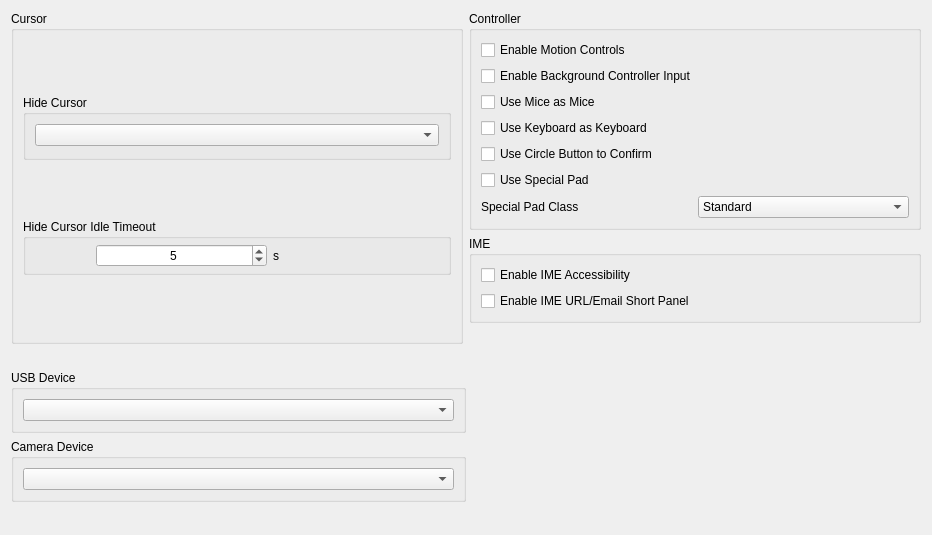
      <widget class="QWidget" name="inputTabContents">
       <property name="geometry">
        <rect>
         <x>0</x>
         <y>0</y>
         <width>932</width>
         <height>535</height>
        </rect>
       </property>
       <layout class="QVBoxLayout" name="inputTabVLayout" stretch="0,0">
        <item>
         <layout class="QVBoxLayout" name="inputTabLayout">
          <item>
           <layout class="QHBoxLayout" name="inputTabHLayoutTop" stretch="1,1">
            <item>
             <layout class="QVBoxLayout" name="cursorTabLayoutLeft">
              <property name="spacing">
               <number>6</number>
              </property>
              <property name="bottomMargin">
               <number>0</number>
              </property>
              <item>
               <widget class="QGroupBox" name="cursorGroupBox">
                <property name="title">
                 <string>Cursor</string>
                </property>
                <layout class="QGridLayout" name="gridLayout_2">
                 <property name="topMargin">
                  <number>11</number>
                 </property>
                 <property name="bottomMargin">
                  <number>11</number>
                 </property>
                 <item row="0" column="0">
                  <widget class="QGroupBox" name="hideCursorGroupBox">
                   <property name="enabled">
                    <bool>true</bool>
                   </property>
                   <property name="sizePolicy">
                    <sizepolicy hsizetype="Preferred" vsizetype="Fixed">
                     <horstretch>0</horstretch>
                     <verstretch>0</verstretch>
                    </sizepolicy>
                   </property>
                   <property name="title">
                    <string>Hide Cursor</string>
                   </property>
                   <layout class="QVBoxLayout" name="hideCursorLayout">
                    <property name="spacing">
                     <number>7</number>
                    </property>
                    <property name="bottomMargin">
                     <number>11</number>
                    </property>
                    <item>
                     <widget class="QComboBox" name="hideCursorComboBox"/>
                    </item>
                   </layout>
                  </widget>
                 </item>
                 <item row="1" column="0">
                  <widget class="QGroupBox" name="idleTimeoutGroupBox">
                   <property name="enabled">
                    <bool>true</bool>
                   </property>
                   <property name="sizePolicy">
                    <sizepolicy hsizetype="Preferred" vsizetype="Fixed">
                     <horstretch>0</horstretch>
                     <verstretch>0</verstretch>
                    </sizepolicy>
                   </property>
                   <property name="minimumSize">
                    <size>
                     <width>0</width>
                     <height>0</height>
                    </size>
                   </property>
                   <property name="title">
                    <string>Hide Cursor Idle Timeout</string>
                   </property>
                   <property name="alignment">
                    <set>Qt::AlignmentFlag::AlignLeading|Qt::AlignmentFlag::AlignLeft|Qt::AlignmentFlag::AlignTop</set>
                   </property>
                   <property name="flat">
                    <bool>false</bool>
                   </property>
                   <layout class="QHBoxLayout" name="IdleTimeoutLayout" stretch="0,0">
                    <property name="spacing">
                     <number>6</number>
                    </property>
                    <property name="leftMargin">
                     <number>70</number>
                    </property>
                    <property name="topMargin">
                     <number>5</number>
                    </property>
                    <property name="rightMargin">
                     <number>5</number>
                    </property>
                    <property name="bottomMargin">
                     <number>5</number>
                    </property>
                    <item>
                     <widget class="QSpinBox" name="idleTimeoutSpinBox">
                      <property name="enabled">
                       <bool>true</bool>
                      </property>
                      <property name="sizePolicy">
                       <sizepolicy hsizetype="Minimum" vsizetype="Fixed">
                        <horstretch>0</horstretch>
                        <verstretch>0</verstretch>
                       </sizepolicy>
                      </property>
                      <property name="minimumSize">
                       <size>
                        <width>0</width>
                        <height>0</height>
                       </size>
                      </property>
                      <property name="maximumSize">
                       <size>
                        <width>16777215</width>
                        <height>16777215</height>
                       </size>
                      </property>
                      <property name="layoutDirection">
                       <enum>Qt::LayoutDirection::LeftToRight</enum>
                      </property>
                      <property name="wrapping">
                       <bool>false</bool>
                      </property>
                      <property name="alignment">
                       <set>Qt::AlignmentFlag::AlignCenter</set>
                      </property>
                      <property name="buttonSymbols">
                       <enum>QAbstractSpinBox::ButtonSymbols::UpDownArrows</enum>
                      </property>
                      <property name="suffix">
                       <string notr="true"/>
                      </property>
                      <property name="maximum">
                       <number>3600</number>
                      </property>
                      <property name="value">
                       <number>5</number>
                      </property>
                      <property name="displayIntegerBase">
                       <number>10</number>
                      </property>
                     </widget>
                    </item>
                    <item>
                     <widget class="QLabel" name="idleTimeoutDurationLabel">
                      <property name="text">
                       <string>s</string>
                      </property>
                     </widget>
                    </item>
                   </layout>
                  </widget>
                 </item>
                </layout>
               </widget>
              </item>
             </layout>
            </item>
            <item>
             <layout class="QVBoxLayout" name="ControllerTabLayoutMiddle">
              <item>
               <widget class="QGroupBox" name="ControllerGroupBox">
                <property name="sizePolicy">
                 <sizepolicy hsizetype="MinimumExpanding" vsizetype="Preferred">
                  <horstretch>0</horstretch>
                  <verstretch>0</verstretch>
                 </sizepolicy>
                </property>
                <property name="title">
                 <string>Controller</string>
                </property>
                <property name="alignment">
                 <set>Qt::AlignmentFlag::AlignLeading|Qt::AlignmentFlag::AlignLeft|Qt::AlignmentFlag::AlignTop</set>
                </property>
                <property name="flat">
                 <bool>false</bool>
                </property>
                <layout class="QVBoxLayout" name="ControllerLayout">
                 <property name="spacing">
                  <number>6</number>
                 </property>
                 <property name="topMargin">
                  <number>9</number>
                 </property>
                 <property name="bottomMargin">
                  <number>9</number>
                 </property>
                 <item>
                  <widget class="QCheckBox" name="motionControlsCheckBox">
                   <property name="sizePolicy">
                    <sizepolicy hsizetype="Minimum" vsizetype="Maximum">
                     <horstretch>0</horstretch>
                     <verstretch>0</verstretch>
                    </sizepolicy>
                   </property>
                   <property name="text">
                    <string>Enable Motion Controls</string>
                   </property>
                  </widget>
                 </item>
                 <item>
                  <widget class="QCheckBox" name="backgroundControllerCheckBox">
                   <property name="text">
                    <string>Enable Background Controller Input</string>
                   </property>
                  </widget>
                 </item>
                 <item>
                  <widget class="QCheckBox" name="miceUsedAsMiceCheckBox">
                   <property name="text">
                    <string>Use Mice as Mice</string>
                   </property>
                  </widget>
                 </item>
                 <item>
                  <widget class="QCheckBox" name="keyboardAsKeyboardCheckBox">
                   <property name="text">
                    <string>Use Keyboard as Keyboard</string>
                   </property>
                  </widget>
                 </item>
                 <item>
                  <widget class="QCheckBox" name="circleEnterCheckBox">
                   <property name="text">
                    <string>Use Circle Button to Confirm</string>
                   </property>
                  </widget>
                 </item>
                 <item>
                  <widget class="QCheckBox" name="specialPadCheckBox">
                   <property name="text">
                    <string>Use Special Pad</string>
                   </property>
                  </widget>
                 </item>
                 <item>
                  <layout class="QHBoxLayout" name="specialPadClassLayout">
                   <item>
                    <widget class="QLabel" name="specialPadClassLabel">
                     <property name="text">
                      <string>Special Pad Class</string>
                     </property>
                    </widget>
                   </item>
                   <item>
                    <widget class="QComboBox" name="specialPadClassComboBox">
                     <item>
                      <property name="text">
                       <string>Standard</string>
                      </property>
                     </item>
                     <item>
                      <property name="text">
                       <string>Guitar</string>
                      </property>
                     </item>
                     <item>
                      <property name="text">
                       <string>Drum</string>
                      </property>
                     </item>
                     <item>
                      <property name="text">
                       <string>DJ Turntable</string>
                      </property>
                     </item>
                     <item>
                      <property name="text">
                       <string>Dance Mat</string>
                      </property>
                     </item>
                     <item>
                      <property name="text">
                       <string>Navigation</string>
                      </property>
                     </item>
                     <item>
                      <property name="text">
                       <string>Steering Wheel</string>
                      </property>
                     </item>
                     <item>
                      <property name="text">
                       <string>Stick</string>
                      </property>
                     </item>
                     <item>
                      <property name="text">
                       <string>Fight Stick</string>
                      </property>
                     </item>
                     <item>
                      <property name="text">
                       <string>Gun</string>
                      </property>
                     </item>
                    </widget>
                   </item>
                  </layout>
                 </item>
                </layout>
               </widget>
              </item>
              <item>
               <widget class="QGroupBox" name="imeGroupBox">
                <property name="title">
                 <string>IME</string>
                </property>
                <layout class="QVBoxLayout" name="imeLayout">
                 <item>
                  <widget class="QCheckBox" name="imeAccessibilityCheckBox">
                   <property name="text">
                    <string>Enable IME Accessibility</string>
                   </property>
                  </widget>
                 </item>
                 <item>
                  <widget class="QCheckBox" name="imeUrlMailShortPanelCheckBox">
                   <property name="text">
                    <string>Enable IME URL/Email Short Panel</string>
                   </property>
                  </widget>
                 </item>
                </layout>
               </widget>
              </item>
              <item>
               <spacer name="verticalSpacer_8">
                <property name="orientation">
                 <enum>Qt::Orientation::Vertical</enum>
                </property>
                <property name="sizeHint" stdset="0">
                 <size>
                  <width>20</width>
                  <height>40</height>
                 </size>
                </property>
               </spacer>
              </item>
             </layout>
            </item>
           </layout>
          </item>
          <item>
           <layout class="QHBoxLayout" name="micHLayout">
            <item>
             <spacer name="horizontalSpacer_3">
              <property name="orientation">
               <enum>Qt::Orientation::Horizontal</enum>
              </property>
              <property name="sizeHint" stdset="0">
               <size>
                <width>40</width>
                <height>20</height>
               </size>
              </property>
             </spacer>
            </item>
           </layout>
          </item>
          <item>
           <layout class="QHBoxLayout" name="usbHLayout">
            <item>
             <widget class="QGroupBox" name="USBDeviceGroupBox">
              <property name="sizePolicy">
               <sizepolicy hsizetype="Expanding" vsizetype="Preferred">
                <horstretch>0</horstretch>
                <verstretch>0</verstretch>
               </sizepolicy>
              </property>
              <property name="title">
               <string>USB Device</string>
              </property>
              <layout class="QHBoxLayout" name="horizontalLayout_2">
               <item>
                <widget class="QComboBox" name="usbComboBox"/>
               </item>
              </layout>
             </widget>
            </item>
            <item>
             <spacer name="horizontalSpacer_2">
              <property name="orientation">
               <enum>Qt::Orientation::Horizontal</enum>
              </property>
              <property name="sizeHint" stdset="0">
               <size>
                <width>40</width>
                <height>20</height>
               </size>
              </property>
             </spacer>
            </item>
           </layout>
          </item>
          <item>
           <layout class="QHBoxLayout" name="horizontalLayout_9">
            <item>
             <widget class="QGroupBox" name="cameraGroupBox">
              <property name="sizePolicy">
               <sizepolicy hsizetype="Expanding" vsizetype="Preferred">
                <horstretch>0</horstretch>
                <verstretch>0</verstretch>
               </sizepolicy>
              </property>
              <property name="title">
               <string>Camera Device</string>
              </property>
              <layout class="QVBoxLayout" name="verticalLayout_18">
               <item>
                <widget class="QComboBox" name="cameraComboBox"/>
               </item>
              </layout>
             </widget>
            </item>
            <item>
             <spacer name="horizontalSpacer_5">
              <property name="orientation">
               <enum>Qt::Orientation::Horizontal</enum>
              </property>
              <property name="sizeHint" stdset="0">
               <size>
                <width>40</width>
                <height>20</height>
               </size>
              </property>
             </spacer>
            </item>
           </layout>
          </item>
         </layout>
        </item>
        <item>
         <spacer name="verticalSpacer_11">
          <property name="orientation">
           <enum>Qt::Orientation::Vertical</enum>
          </property>
          <property name="sizeHint" stdset="0">
           <size>
            <width>20</width>
            <height>40</height>
           </size>
          </property>
         </spacer>
        </item>
       </layout>
      </widget>
